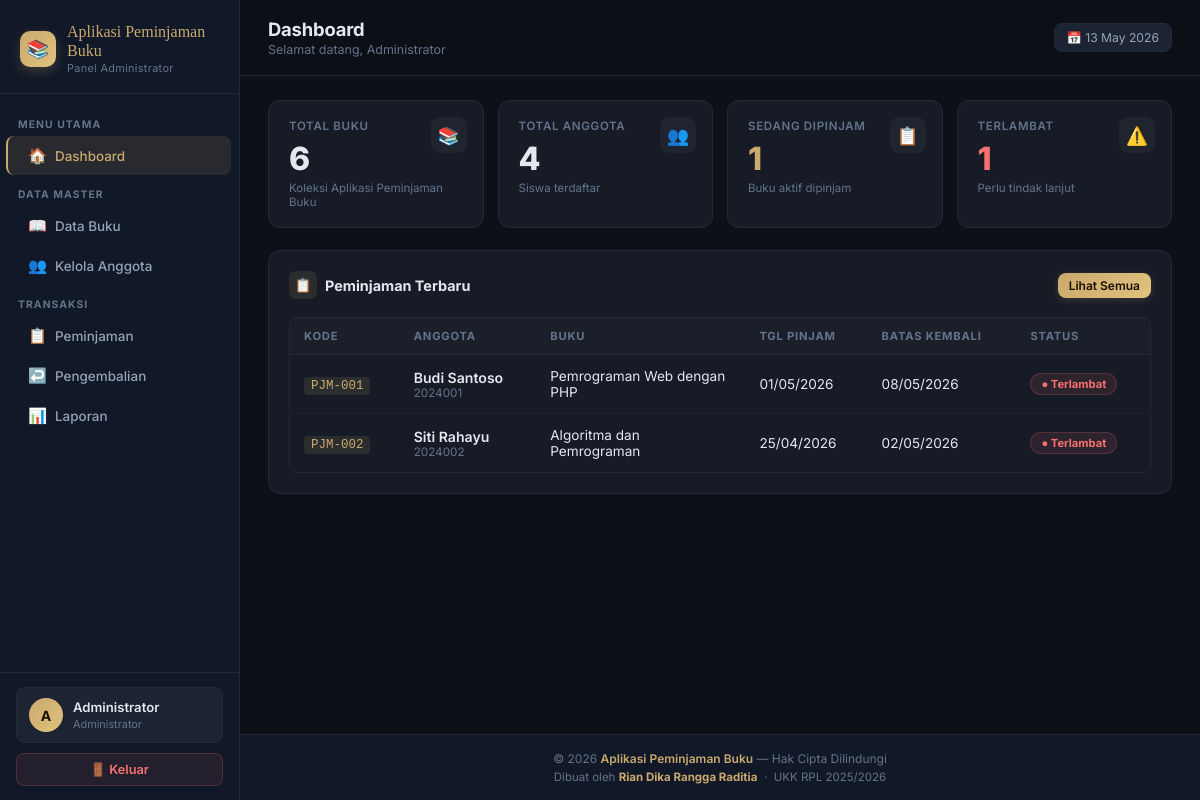
Screenshot of /index.php?page=admin_dashboard (signed in) with the database file from the repository.
### tables this page shows
CREATE TABLE IF NOT EXISTS peminjaman (
    id INT AUTO_INCREMENT PRIMARY KEY,
    kode_pinjam VARCHAR(20) NOT NULL UNIQUE,
    anggota_id INT NOT NULL,
    buku_id INT NOT NULL,
    tgl_pinjam DATE NOT NULL,
    tgl_kembali DATE NOT NULL,
    tgl_pengembalian DATE NULL,
    status ENUM('dipinjam','dikembalikan','terlambat') DEFAULT 'dipinjam',
    denda INT DEFAULT 0,
    created_at TIMESTAMP DEFAULT CURRENT_TIMESTAMP,
    FOREIGN KEY (anggota_id) REFERENCES anggota(id),
    FOREIGN KEY (buku_id) REFERENCES buku(id)
);

CREATE TABLE IF NOT EXISTS anggota (
    id INT AUTO_INCREMENT PRIMARY KEY,
    nis VARCHAR(20) NOT NULL UNIQUE,
    nama VARCHAR(100) NOT NULL,
    kelas VARCHAR(20),
    alamat TEXT,
    telepon VARCHAR(15),
    user_id INT,
    created_at TIMESTAMP DEFAULT CURRENT_TIMESTAMP,
    FOREIGN KEY (user_id) REFERENCES user(id) ON DELETE SET NULL
);

CREATE TABLE IF NOT EXISTS buku (
    id INT AUTO_INCREMENT PRIMARY KEY,
    kode_buku VARCHAR(20) NOT NULL UNIQUE,
    judul VARCHAR(200) NOT NULL,
    pengarang VARCHAR(100),
    penerbit VARCHAR(100),
    tahun_terbit YEAR,
    kategori VARCHAR(50),
    stok INT DEFAULT 0,
    created_at TIMESTAMP DEFAULT CURRENT_TIMESTAMP
);

### index.php (the view, shortened to what this page needs)
<?php
$host = "localhost";
$user = "root";
$pass = "";
$db   = "db_perpustakaan";
$conn = mysqli_connect($host, $user, $pass, $db);
mysqli_set_charset($conn, "utf8");
$page = isset($_GET['page']) ? $_GET['page'] : 'login';
function url($page, $extra = '') {
    return "index.php?page=$page" . ($extra ? "&$extra" : '');
}
$anggota_data = [];
function sidebar_admin($page) {
    $nav = [
        'admin_dashboard'    => ['🏠', 'Dashboard',      'MENU UTAMA', false],
        'admin_buku'         => ['📖', 'Data Buku',       'DATA MASTER', false],
        'admin_anggota'      => ['👥', 'Kelola Anggota',  '', false],
        'admin_peminjaman'   => ['📋', 'Peminjaman',      'TRANSAKSI', false],
        'admin_pengembalian' => ['↩️', 'Pengembalian',    '', false],
        'admin_laporan'      => ['📊', 'Laporan',         '', false],
    ];
    echo '<div class="sidebar">';
    echo '<div class="sidebar-logo"><div class="logo-icon">📚</div><div><div class="logo-text">Aplikasi Peminjaman Buku</div><div class="logo-sub">Panel Administrator</div></div></div>';
    echo '<nav class="sidebar-nav">';
    $last = '';
    foreach ($nav as $key => [$icon, $label, $section, $badge]) {
        if ($section && $section !== $last) {
            echo "<div class='nav-section'>$section</div>";
            $last = $section;
        }
        $active = $page === $key ? 'active' : '';
        echo "<a href='".url($key)."' class='nav-item $active'><span class='nav-icon'>$icon</span>$label</a>";
    }
    echo '</nav>';
    echo '<div class="sidebar-footer">';
    echo '<div class="user-card"><div class="user-avatar">'.strtoupper(substr($_SESSION['nama'],0,1)).'</div>';
    echo '<div><div class="user-name">'.htmlspecialchars($_SESSION['nama']).'</div><div class="user-role">Administrator</div></div></div>';
    echo '<a href="'.url('logout').'" class="btn-logout">🚪 Keluar</a>';
    echo '</div></div>';
}
function topbar($title, $sub = '') {
    echo "<div class='topbar'><div class='topbar-left'><h1>$title</h1>".($sub ? "<div class='sub'>$sub</div>" : '')."</div><div class='topbar-right'><div class='date-chip'>📅 ".date('d F Y')."</div></div></div>";
}
function footer_bar() {
    echo "<footer class='footer'>"
        ."<div class='footer-text'>© 2026 <span>Aplikasi Peminjaman Buku</span> — Hak Cipta Dilindungi</div>"
        ."<div class='footer-right'>Dibuat oleh <strong style='color:var(--gold)'>Rian Dika Rangga Raditia</strong> &nbsp;·&nbsp; UKK RPL 2025/2026</div>"
        ."</footer>";
}
function status_badge($status) {
    switch ($status) {
        case 'terlambat':
            return "<span class='badge badge-red'>● Terlambat</span>";
    }
}
function card_open($title, $icon = '', $action = '') {
    $ico = $icon ? "<div class='ct-icon'>$icon</div>" : '';
    $act = $action ?: '';
    echo "<div class='card'><div class='card-header'><div class='card-title'>$ico $title</div>$act</div>";
}
function card_close() { echo "</div>"; }
    ?><!DOCTYPE html>
    <?php
$titles = [
    'admin_dashboard'    => 'Dashboard',
    'admin_buku'         => 'Data Buku',
    'admin_anggota'      => 'Kelola Anggota',
    'admin_peminjaman'   => 'Peminjaman',
    'admin_pengembalian' => 'Pengembalian',
    'admin_laporan'      => 'Laporan',
    'user_dashboard'     => 'Beranda',
    'user_katalog'       => 'Katalog Buku',
    'user_pinjam'        => 'Pinjam Buku',
    'user_riwayat'       => 'Riwayat Saya',
];
$title = $titles[$page] ?? 'Aplikasi Peminjaman Buku';
echo "<!DOCTYPE html><html lang='id'><head><meta charset='UTF-8'><meta name='viewport' content='width=device-width,initial-scale=1.0'>";
echo "<title>$title — Aplikasi Peminjaman Bukuu</title>$css</head><body><div class='app'>";
if ($_SESSION['level'] === 'admin') sidebar_admin($page);
else sidebar_user($page, $anggota_data);
echo "<div class='main'>";
if ($page === 'admin_dashboard') {
    $tb  = mysqli_fetch_row(mysqli_query($conn,"SELECT COUNT(*) FROM buku"))[0];
    $ta  = mysqli_fetch_row(mysqli_query($conn,"SELECT COUNT(*) FROM anggota"))[0];
    $tp  = mysqli_fetch_row(mysqli_query($conn,"SELECT COUNT(*) FROM peminjaman WHERE status='dipinjam'"))[0];
    $tl  = mysqli_fetch_row(mysqli_query($conn,"SELECT COUNT(*) FROM peminjaman WHERE status='terlambat'"))[0];
    $rec = mysqli_query($conn,"SELECT p.*,a.nama AS nm,a.nis,b.judul FROM peminjaman p JOIN anggota a ON p.anggota_id=a.id JOIN buku b ON p.buku_id=b.id ORDER BY p.created_at DESC LIMIT 8");
    topbar("Dashboard", "Selamat datang, ".htmlspecialchars($_SESSION['nama']));
    echo "<div class='content'>";
    echo "<div class='stat-grid'>
        <div class='stat-card'><div class='stat-icon-wrap'>📚</div><div class='stat-label'>Total Buku</div><div class='stat-value'>$tb</div><div class='stat-sub'>Koleksi Aplikasi Peminjaman Buku</div></div>
        <div class='stat-card'><div class='stat-icon-wrap'>👥</div><div class='stat-label'>Total Anggota</div><div class='stat-value'>$ta</div><div class='stat-sub'>Siswa terdaftar</div></div>
        <div class='stat-card'><div class='stat-icon-wrap'>📋</div><div class='stat-label'>Sedang Dipinjam</div><div class='stat-value' style='color:var(--gold)'>$tp</div><div class='stat-sub'>Buku aktif dipinjam</div></div>
        <div class='stat-card'><div class='stat-icon-wrap'>⚠️</div><div class='stat-label'>Terlambat</div><div class='stat-value' style='color:var(--red)'>$tl</div><div class='stat-sub'>Perlu tindak lanjut</div></div>
    </div>";
    card_open("Peminjaman Terbaru", "📋", "<a href='".url('admin_peminjaman')."' class='btn btn-primary btn-sm'>Lihat Semua</a>");
    echo "<div class='table-wrap'><table><thead><tr><th>Kode</th><th>Anggota</th><th>Buku</th><th>Tgl Pinjam</th><th>Batas Kembali</th><th>Status</th></tr></thead><tbody>";
    while($r=mysqli_fetch_assoc($rec)){
        if($r['status']=='dipinjam'&&$r['tgl_kembali']<date('Y-m-d')){mysqli_query($conn,"UPDATE peminjaman SET status='terlambat' WHERE id=".$r['id']);$r['status']='terlambat';}
        echo "<tr><td><code>{$r['kode_pinjam']}</code></td><td><div style='font-weight:600;font-size:.88rem'>".htmlspecialchars($r['nm'])."</div><div style='font-size:.73rem;color:var(--text3)'>{$r['nis']}</div></td><td style='max-width:180px;font-size:.85rem'>".htmlspecialchars($r['judul'])."</td><td>".date('d/m/Y',strtotime($r['tgl_pinjam']))."</td><td>".date('d/m/Y',strtotime($r['tgl_kembali']))."</td><td>".status_badge($r['status'])."</td></tr>";
    }
    echo "</tbody></table></div>";
    card_close();
    echo "</div>";
}
footer_bar();
echo "</div>";
echo "</div></body></html>";
?>

### rows the page displays
peminjaman: kode_pinjam "PJM-001", anggota.nama "Budi Santoso", anggota.nis "2024001", buku.judul "Pemrograman Web dengan PHP", tgl_pinjam "01/05/2026", tgl_kembali "08/05/2026"
peminjaman: kode_pinjam "PJM-002", anggota.nama "Siti Rahayu", anggota.nis "2024002", buku.judul "Algoritma dan Pemrograman", tgl_pinjam "25/04/2026", tgl_kembali "02/05/2026", status "● Terlambat"

### other values shown
$section "MENU UTAMA"
$icon "🏠"
$label "Dashboard"
$section "DATA MASTER"
$icon "📖"
$label "Data Buku"
$icon "👥"
$label "Kelola Anggota"
$section "TRANSAKSI"
$icon "📋"
$label "Peminjaman"
$icon "↩️"
$label "Pengembalian"
$icon "📊"
$label "Laporan"
